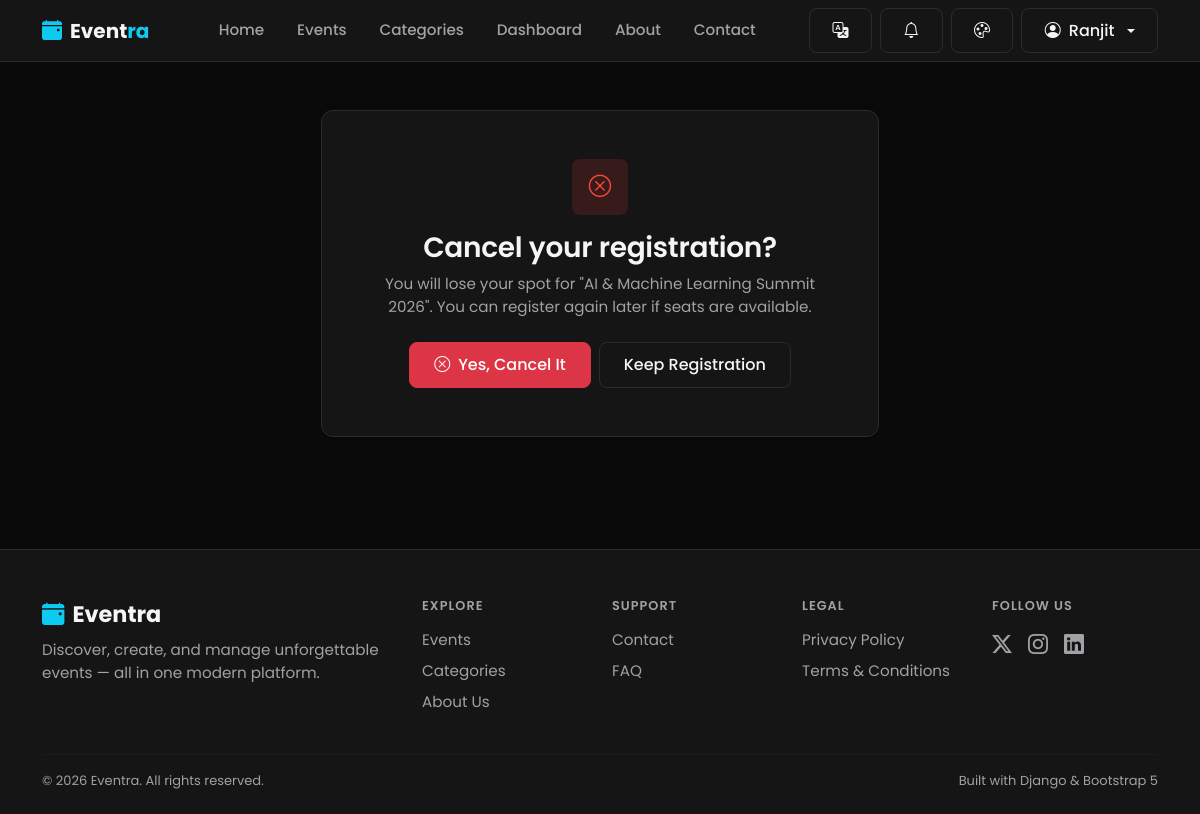
/events/ai-machine-learning-summit-2026/cancel/ (signed in), run on the app's committed database.
### users/models.py (models this page shows, shortened)
class User(AbstractUser):
    SUPER_ADMIN = 'super_admin'
    ORGANIZER = 'organizer'
    STAFF = 'staff'
    VENDOR = 'vendor'
    VOLUNTEER = 'volunteer'
    PARTICIPANT = 'participant'
    ROLE_CHOICES = (
        (SUPER_ADMIN, 'Super Admin'),
        (ORGANIZER, 'Organizer'),
        (STAFF, 'Staff'),
        (VENDOR, 'Vendor'),
        (VOLUNTEER, 'Volunteer'),
        (PARTICIPANT, 'Participant'),
    )
    SELF_SERVICE_ROLES = (ORGANIZER, VENDOR, VOLUNTEER, PARTICIPANT)
    role = models.CharField(
        max_length=20,
        choices=ROLE_CHOICES,
        default=PARTICIPANT,
        help_text="Determines which dashboard and permissions the user gets.",
    )
    phone_number = models.CharField(max_length=15, blank=True)
    bio = models.TextField(max_length=300, blank=True)
    profile_image = models.ImageField(upload_to='profile_images/', blank=True, null=True)
    is_organizer = models.BooleanField(
        default=False,
        help_text="Organizers can create and manage events. Kept for backward "
                   "compatibility; automatically kept in sync with `role`."
    )
    created_at = models.DateTimeField(auto_now_add=True)
    @property
    def is_super_admin(self):
        return self.role == self.SUPER_ADMIN or self.is_superuser

### events/models.py (models this page shows, shortened)
class Registration(models.Model):
    STATUS_CHOICES = (
        ('confirmed', 'Confirmed'),
        ('cancelled', 'Cancelled'),
    )
    event = models.ForeignKey(Event, on_delete=models.CASCADE, related_name='registrations')
    user = models.ForeignKey(
        settings.AUTH_USER_MODEL, on_delete=models.CASCADE, related_name='registrations'
    )
    status = models.CharField(max_length=20, choices=STATUS_CHOICES, default='confirmed')
    registered_at = models.DateTimeField(auto_now_add=True)
    class Meta:
        unique_together = ('event', 'user')
        ordering = ['-registered_at']

class Event(models.Model):
    STATUS_CHOICES = (
        ('draft', 'Draft'),
        ('published', 'Published'),
        ('cancelled', 'Cancelled'),
        ('completed', 'Completed'),
    )
    title = models.CharField(max_length=200)
    slug = models.SlugField(max_length=220, unique=True, blank=True)
    description = models.TextField()
    category = models.ForeignKey(
        Category, on_delete=models.SET_NULL, null=True, related_name='events'
    )
    organizer = models.ForeignKey(
        settings.AUTH_USER_MODEL, on_delete=models.CASCADE, related_name='organized_events'
    )
    location = models.CharField(
        max_length=255,
        help_text="Free-text venue/location name, used when no registered Venue is selected."
    )
    venue = models.ForeignKey(
        'venues.Venue', on_delete=models.SET_NULL, null=True, blank=True,
        related_name='events',
        help_text="Optional: link to a managed Venue for booking, conflict detection, and capacity checks."
    )
    organization = models.ForeignKey(
        'organizations.Organization', on_delete=models.SET_NULL, null=True, blank=True,
        related_name='events',
        help_text=(
            "Optional: which Organization (tenant) this event belongs to. Nullable and additive — "
            "existing events with no organization are unaffected. See organizations.models.Organization "
            "for the scope of what this field does and does not enforce."
        )
    )
    start_date = models.DateTimeField()
    end_date = models.DateTimeField()
    capacity = models.PositiveIntegerField(default=50)
    price = models.DecimalField(max_digits=8, decimal_places=2, default=0)
    image = models.ImageField(upload_to='event_images/', blank=True, null=True)
    status = models.CharField(max_length=20, choices=STATUS_CHOICES, default='published')
    created_at = models.DateTimeField(auto_now_add=True)
    updated_at = models.DateTimeField(auto_now=True)
    class Meta:
        ordering = ['-start_date']
    def get_absolute_url(self):
        return reverse('events:event_detail', kwargs={'slug': self.slug})

### events/views.py (the view)
# urls.py: path('<slug:slug>/cancel/', views.event_cancel_registration, name='event_cancel_registration'),
@login_required
def event_cancel_registration(request, slug):
    event = get_object_or_404(Event, slug=slug)
    registration = get_object_or_404(Registration, event=event, user=request.user)
    if request.method == 'POST':
        registration.status = 'cancelled'
        registration.save(update_fields=['status'])
        messages.success(request, f"Your registration for {event.title} has been cancelled.")
        return redirect('events:my_registrations')
    return render(request, 'events/registration_confirm_cancel.html', {'registration': registration})

### currency/context_processors.py (called while the page is built)
def active_currency(request):
    return {
        'active_currency': get_active_currency(request),
        'available_currencies': Currency.objects.all(),
    }

### currency/models.py (called while the page is built)
    @classmethod
    def get_base(cls):
        return cls.objects.filter(is_base=True).first()

### currency/utils.py (called while the page is built)
def get_active_currency(request):
    code = request.session.get(SESSION_KEY)
    if code:
        currency = Currency.objects.filter(code=code).first()
        if currency:
            return currency
    base = Currency.get_base()
    if base:
        return base
    return Currency(code='INR', name='Indian Rupee', symbol='₹', rate_to_base=1, is_base=True)

### workflow/context_processors.py (called while the page is built)
def notifications(request):
    if not getattr(request, 'user', None) or not request.user.is_authenticated:
        return {}
    user_notifications = Notification.objects.filter(user=request.user)
    return {
        'nav_notifications': user_notifications[:6],
        'nav_unread_count': user_notifications.filter(is_read=False).count(),
    }

### templates/events/registration_confirm_cancel.html (shortened to what this page needs)
{% extends 'base.html' %}
{% block content %}
<div class="container section-sm">
  <div class="row justify-content-center">
    <div class="col-lg-6">
      <div class="glass-card p-4 p-md-5 text-center">
        <div class="icon-tile icon-tile-danger mx-auto mb-3"><i class="bi bi-x-circle"></i></div>
        <h3 class="mb-2">Cancel your registration?</h3>
        <p class="text-muted-custom mb-4">You will lose your spot for "{{ registration.event.title }}". You can register again later if seats are available.</p>
        <form method="post" class="d-flex gap-2 justify-content-center">
          <button type="submit" class="btn btn-danger px-4"><i class="bi bi-x-circle me-2"></i>Yes, Cancel It</button>
          <a href="{{ registration.event.get_absolute_url }}" class="btn btn-outline-light px-4">Keep Registration</a>
        </form>
      </div>
    </div>
  </div>
</div>
{% endblock %}

### templates/includes/navbar.html (shortened to what this page needs)
{% load static i18n %}
<nav class="navbar navbar-expand-lg site-navbar sticky-top">
  <div class="container">
    <a class="navbar-brand fw-bold d-flex align-items-center gap-2" href="{% url 'pages:home' %}">
      <i class="bi bi-calendar-event-fill text-info"></i>
      <span>Event<span class="text-info">ra</span></span>
    </a>
    <div class="collapse navbar-collapse" id="mainNavbar">
      <ul class="navbar-nav mx-auto mb-2 mb-lg-0 gap-lg-1">
        <li class="nav-item"><a class="nav-link {% if request.resolver_match.view_name == 'pages:home' %}active{% endif %}" href="{% url 'pages:home' %}">{% trans "Home" %}</a></li>
        <li class="nav-item"><a class="nav-link" href="{% url 'events:event_list' %}">{% trans "Events" %}</a></li>
        <li class="nav-item"><a class="nav-link" href="{% url 'categories:category_list' %}">{% trans "Categories" %}</a></li>
        {% if user.is_authenticated %}
        <li class="nav-item"><a class="nav-link" href="{% url 'dashboard:dashboard' %}">{% trans "Dashboard" %}</a></li>
        {% endif %}
        <li class="nav-item"><a class="nav-link" href="{% url 'pages:about' %}">{% trans "About" %}</a></li>
        <li class="nav-item"><a class="nav-link" href="{% url 'pages:contact' %}">{% trans "Contact" %}</a></li>
      </ul>
      <div class="d-flex align-items-center gap-2">
        <div class="dropdown">
          <button class="btn btn-outline-light d-flex align-items-center gap-1" type="button" id="langSwitcherBtn" data-bs-toggle="dropdown" aria-expanded="false" title="{% trans 'Change language' %}">
            <i class="bi bi-translate"></i>
          </button>
        </div>
        {% if user.is_authenticated %}
        <div class="dropdown">
          <button class="btn btn-outline-light position-relative d-flex align-items-center" type="button" id="notifBellBtn" data-bs-toggle="dropdown" aria-expanded="false" title="Notifications">
            <i class="bi bi-bell"></i>
          </button>
        </div>
        {% endif %}
        <div class="dropdown">
          <button class="btn btn-outline-light d-flex align-items-center" type="button" id="themeSwitcherBtn" data-bs-toggle="dropdown" aria-expanded="false" title="Change theme">
            <i class="bi bi-palette"></i>
          </button>
        </div>
        {% if user.is_authenticated %}
          <div class="dropdown">
            <button class="btn btn-outline-light dropdown-toggle d-flex align-items-center gap-2" type="button" data-bs-toggle="dropdown" aria-expanded="false">
              <i class="bi bi-person-circle"></i> {{ user.first_name|default:user.username }}
            </button>
          </div>
        {% else %}
          <a href="{% url 'users:login' %}" class="btn btn-outline-light">{% trans "Login" %}</a>
          <a href="{% url 'users:signup' %}" class="btn btn-primary">{% trans "Sign Up" %}</a>
        {% endif %}
      </div>
    </div>
  </div>
</nav>

### static/css/style.css (style rules this page uses)
:root { --bg: #F7F7F8; --bg-elevated: #FFFFFF; --card: #FFFFFF; --card-hover: #F1F1F3; --input-bg: #FFFFFF; --input-bg-focus: #FFFFFF; --primary: #2563EB; --primary-hover: #1D4ED8; --secondary: #2563EB; --accent: #2563EB; --success: #16803C; --warning: #B7791F; --danger: #D92D20; --text: #111111; --text-muted: #6B6B6F; --text-faint: #8E8E93; --border: #E5E5E7; --radius: 12px; --radius-sm: 8px; --radius-lg: 16px; --shadow-soft: 0 8px 30px rgba(0, 0, 0, 0.06); --shadow-sm: 0 2px 10px rgba(0, 0, 0, 0.04); --space-1: 4px; --space-2: 8px; --space-3: 12px; --space-4: 16px; --space-5: 20px; --space-6: 24px; --space-8: 32px; --space-10: 40px; --space-12: 48px; --space-16: 64px; --fs-page-heading: 2.25rem; --fs-section-heading: 1.5rem; --fs-card-heading: 1.125rem; --fs-body: 0.95rem; --fs-secondary: 0.875rem; --fs-meta: 0.8125rem; }
* { box-sizing: border-box; }
html, body { height: 100%; }
body { background-color: var(--bg); color: var(--text); font-family: 'Poppins', -apple-system, BlinkMacSystemFont, 'Segoe UI', 'Helvetica Neue', Arial, sans-serif; min-height: 100vh; display: flex; flex-direction: column; transition: background-color 0.2s ease, color 0.2s ease; }
h1, h2, h3, h4, h5, h6 { font-weight: 600; letter-spacing: -0.01em; color: var(--text); }
p, li { font-size: var(--fs-body); }
a { color: var(--primary); text-decoration: none; }
.text-muted-custom { color: var(--text-muted) !important; }
.section-sm { padding: 3rem 0; }
.glass-card { background: var(--card); border: 1px solid var(--border); border-radius: var(--radius); box-shadow: var(--shadow-sm); transition: transform 0.2s ease, box-shadow 0.2s ease, border-color 0.2s ease; }
.btn { border-radius: var(--radius-sm); font-weight: 500; padding: 0.6rem 1.4rem; transition: all 0.15s ease; }
.btn-outline-light { border-radius: var(--radius-sm); border-color: var(--border); color: var(--text); }
.btn-danger { border-radius: var(--radius-sm); }
.icon-tile { width: 56px; height: 56px; border-radius: var(--radius-sm); background: rgba(37, 99, 235, 0.10); color: var(--primary); display: inline-flex; align-items: center; justify-content: center; font-size: 1.4rem; }
.icon-tile.icon-tile-danger { background: rgba(217, 45, 32, 0.10); color: var(--danger); }
html[data-theme="dark"] .icon-tile.icon-tile-danger { background: rgba(255, 69, 58, 0.14); }
.site-navbar { background: var(--bg-elevated); border-bottom: 1px solid var(--border); transition: background-color 0.2s ease, border-color 0.2s ease; }
.site-navbar .navbar-brand, .site-navbar .navbar-brand span:not([class*="text-"]) { color: var(--text); }
.site-navbar .nav-link { color: var(--text-muted); font-weight: 500; padding: 0.55rem 0.9rem !important; }
.navbar-brand span { transition: color 0.2s ease; }
.nav-link { position: relative; }

### static/css/themes.css (style rules this page uses)
html[data-theme="dark"] { --bg: #0A0A0A; --bg-elevated: #151515; --card: #151515; --card-hover: #1C1C1E; --input-bg: #1C1C1E; --input-bg-focus: #202022; --primary: #0A84FF; --primary-hover: #3D9BFF; --secondary: #0A84FF; --accent: #0A84FF; --success: #30D158; --warning: #FFD60A; --danger: #FF453A; --text: #F5F5F7; --text-muted: #A1A1A6; --text-faint: #8E8E93; --border: #2C2C2E; --shadow-soft: 0 8px 30px rgba(0, 0, 0, 0.35); --shadow-sm: 0 2px 10px rgba(0, 0, 0, 0.25); }

### data on the page
User: first_name "Ranjit"
Registration: event "AI & Machine Learning Summit 2026"
